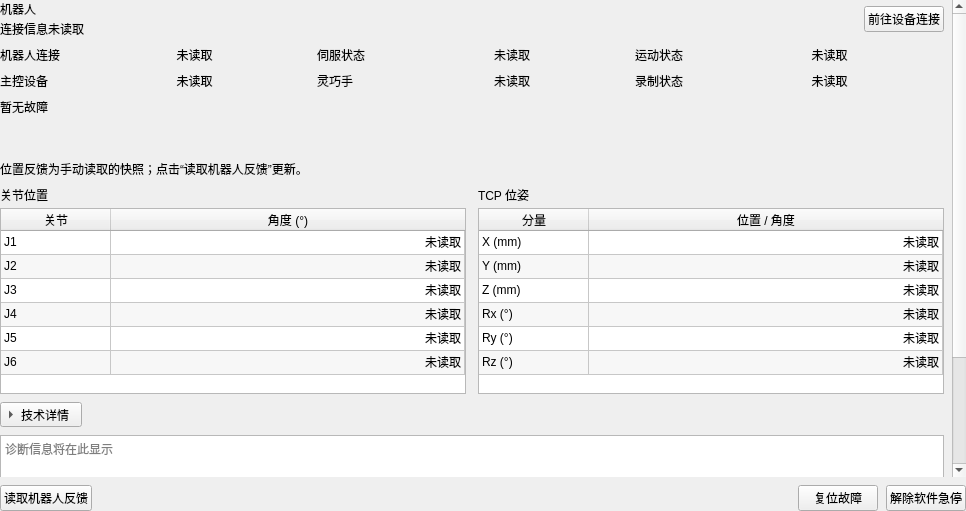
<?xml version='1.0' encoding='utf-8'?>
<ui version="4.0">
 <class>RobotStatusPage</class>
 <widget class="QWidget" name="RobotStatusPage">
  <property name="geometry">
   <rect>
    <x>0</x>
    <y>0</y>
    <width>966</width>
    <height>511</height>
   </rect>
  </property>
  <property name="sizePolicy">
   <sizepolicy hsizetype="Expanding" vsizetype="Ignored">
    <horstretch>0</horstretch>
    <verstretch>0</verstretch>
   </sizepolicy>
  </property>
  <layout class="QVBoxLayout" name="robot_page_layout" stretch="1,0">
   <property name="leftMargin">
    <number>0</number>
   </property>
   <property name="topMargin">
    <number>0</number>
   </property>
   <property name="rightMargin">
    <number>0</number>
   </property>
   <property name="bottomMargin">
    <number>0</number>
   </property>
   <property name="spacing">
    <number>8</number>
   </property>
   <item>
    <widget class="QScrollArea" name="robot_content_scroll">
     <property name="sizePolicy">
      <sizepolicy hsizetype="Expanding" vsizetype="Expanding">
       <horstretch>0</horstretch>
       <verstretch>0</verstretch>
      </sizepolicy>
     </property>
     <property name="frameShape">
      <enum>QFrame::NoFrame</enum>
     </property>
     <property name="horizontalScrollBarPolicy">
      <enum>Qt::ScrollBarAlwaysOff</enum>
     </property>
     <property name="widgetResizable">
      <bool>true</bool>
     </property>
     <widget class="QWidget" name="robot_content_widget">
      <property name="sizePolicy">
       <sizepolicy hsizetype="Expanding" vsizetype="Preferred">
        <horstretch>0</horstretch>
        <verstretch>0</verstretch>
       </sizepolicy>
      </property>
      <layout class="QVBoxLayout" name="robot_content_layout">
       <property name="leftMargin">
        <number>0</number>
       </property>
       <property name="topMargin">
        <number>0</number>
       </property>
       <property name="rightMargin">
        <number>8</number>
       </property>
       <property name="bottomMargin">
        <number>8</number>
       </property>
       <property name="spacing">
        <number>8</number>
       </property>
       <item>
        <layout class="QHBoxLayout" name="robot_header_layout" stretch="1,0">
         <property name="leftMargin">
          <number>0</number>
         </property>
         <property name="topMargin">
          <number>0</number>
         </property>
         <property name="rightMargin">
          <number>0</number>
         </property>
         <property name="bottomMargin">
          <number>0</number>
         </property>
         <property name="spacing">
          <number>8</number>
         </property>
         <item>
          <layout class="QVBoxLayout" name="robot_identity_layout">
           <property name="leftMargin">
            <number>0</number>
           </property>
           <property name="topMargin">
            <number>0</number>
           </property>
           <property name="rightMargin">
            <number>0</number>
           </property>
           <property name="bottomMargin">
            <number>0</number>
           </property>
           <property name="spacing">
            <number>2</number>
           </property>
           <item>
            <widget class="QLabel" name="robot_identity_label">
             <property name="text">
              <string>机器人</string>
             </property>
             <property name="role" stdset="0">
              <string notr="true">sectionTitle</string>
             </property>
             <property name="wordWrap">
              <bool>true</bool>
             </property>
             <property name="sizePolicy">
              <sizepolicy hsizetype="Expanding" vsizetype="Preferred">
               <horstretch>0</horstretch>
               <verstretch>0</verstretch>
              </sizepolicy>
             </property>
            </widget>
           </item>
           <item>
            <widget class="QLabel" name="robot_endpoint_label">
             <property name="text">
              <string>连接信息未读取</string>
             </property>
             <property name="role" stdset="0">
              <string notr="true">mutedText</string>
             </property>
             <property name="wordWrap">
              <bool>true</bool>
             </property>
             <property name="sizePolicy">
              <sizepolicy hsizetype="Expanding" vsizetype="Preferred">
               <horstretch>0</horstretch>
               <verstretch>0</verstretch>
              </sizepolicy>
             </property>
            </widget>
           </item>
          </layout>
         </item>
         <item>
          <widget class="QPushButton" name="robot_connection_button">
           <property name="sizePolicy">
            <sizepolicy hsizetype="Minimum" vsizetype="Fixed">
             <horstretch>0</horstretch>
             <verstretch>0</verstretch>
            </sizepolicy>
           </property>
           <property name="text">
            <string>前往设备连接</string>
           </property>
           <property name="role" stdset="0">
            <string notr="true">quiet</string>
           </property>
           <property name="toolTip">
            <string>打开设备连接页面</string>
           </property>
          </widget>
         </item>
        </layout>
       </item>
       <item>
        <layout class="QGridLayout" name="robot_summary_grid" columnstretch="1,1,1">
         <property name="leftMargin">
          <number>0</number>
         </property>
         <property name="topMargin">
          <number>0</number>
         </property>
         <property name="rightMargin">
          <number>0</number>
         </property>
         <property name="bottomMargin">
          <number>0</number>
         </property>
         <property name="spacing">
          <number>8</number>
         </property>
         <item row="0" column="0">
          <widget class="QWidget" name="robot_connection_summary">
           <layout class="QHBoxLayout" name="robot_connection_layout" stretch="0,1">
            <property name="leftMargin">
             <number>0</number>
            </property>
            <property name="topMargin">
             <number>0</number>
            </property>
            <property name="rightMargin">
             <number>0</number>
            </property>
            <property name="bottomMargin">
             <number>0</number>
            </property>
            <property name="spacing">
             <number>8</number>
            </property>
            <item>
             <widget class="QLabel" name="robot_connection_label">
              <property name="text">
               <string>机器人连接</string>
              </property>
              <property name="role" stdset="0">
               <string notr="true">mutedText</string>
              </property>
              <property name="minimumSize">
               <size>
                <width>72</width>
                <height>0</height>
               </size>
              </property>
             </widget>
            </item>
            <item>
             <widget class="QLabel" name="robot_connection_value">
              <property name="text">
               <string>未读取</string>
              </property>
              <property name="role" stdset="0">
               <string notr="true">statusPill</string>
              </property>
              <property name="wordWrap">
               <bool>true</bool>
              </property>
              <property name="sizePolicy">
               <sizepolicy hsizetype="Expanding" vsizetype="Preferred">
                <horstretch>0</horstretch>
                <verstretch>0</verstretch>
               </sizepolicy>
              </property>
              <property name="alignment">
               <set>Qt::AlignCenter</set>
              </property>
             </widget>
            </item>
           </layout>
          </widget>
         </item>
         <item row="0" column="1">
          <widget class="QWidget" name="robot_servo_summary">
           <layout class="QHBoxLayout" name="robot_servo_layout" stretch="0,1">
            <property name="leftMargin">
             <number>0</number>
            </property>
            <property name="topMargin">
             <number>0</number>
            </property>
            <property name="rightMargin">
             <number>0</number>
            </property>
            <property name="bottomMargin">
             <number>0</number>
            </property>
            <property name="spacing">
             <number>8</number>
            </property>
            <item>
             <widget class="QLabel" name="robot_servo_label">
              <property name="text">
               <string>伺服状态</string>
              </property>
              <property name="role" stdset="0">
               <string notr="true">mutedText</string>
              </property>
              <property name="minimumSize">
               <size>
                <width>72</width>
                <height>0</height>
               </size>
              </property>
             </widget>
            </item>
            <item>
             <widget class="QLabel" name="robot_servo_value">
              <property name="text">
               <string>未读取</string>
              </property>
              <property name="role" stdset="0">
               <string notr="true">statusPill</string>
              </property>
              <property name="wordWrap">
               <bool>true</bool>
              </property>
              <property name="sizePolicy">
               <sizepolicy hsizetype="Expanding" vsizetype="Preferred">
                <horstretch>0</horstretch>
                <verstretch>0</verstretch>
               </sizepolicy>
              </property>
              <property name="alignment">
               <set>Qt::AlignCenter</set>
              </property>
             </widget>
            </item>
           </layout>
          </widget>
         </item>
         <item row="0" column="2">
          <widget class="QWidget" name="robot_motion_summary">
           <layout class="QHBoxLayout" name="robot_motion_layout" stretch="0,1">
            <property name="leftMargin">
             <number>0</number>
            </property>
            <property name="topMargin">
             <number>0</number>
            </property>
            <property name="rightMargin">
             <number>0</number>
            </property>
            <property name="bottomMargin">
             <number>0</number>
            </property>
            <property name="spacing">
             <number>8</number>
            </property>
            <item>
             <widget class="QLabel" name="robot_motion_label">
              <property name="text">
               <string>运动状态</string>
              </property>
              <property name="role" stdset="0">
               <string notr="true">mutedText</string>
              </property>
              <property name="minimumSize">
               <size>
                <width>72</width>
                <height>0</height>
               </size>
              </property>
             </widget>
            </item>
            <item>
             <widget class="QLabel" name="robot_motion_value">
              <property name="text">
               <string>未读取</string>
              </property>
              <property name="role" stdset="0">
               <string notr="true">statusPill</string>
              </property>
              <property name="wordWrap">
               <bool>true</bool>
              </property>
              <property name="sizePolicy">
               <sizepolicy hsizetype="Expanding" vsizetype="Preferred">
                <horstretch>0</horstretch>
                <verstretch>0</verstretch>
               </sizepolicy>
              </property>
              <property name="alignment">
               <set>Qt::AlignCenter</set>
              </property>
             </widget>
            </item>
           </layout>
          </widget>
         </item>
         <item row="1" column="0">
          <widget class="QWidget" name="robot_master_summary">
           <layout class="QHBoxLayout" name="robot_master_layout" stretch="0,1">
            <property name="leftMargin">
             <number>0</number>
            </property>
            <property name="topMargin">
             <number>0</number>
            </property>
            <property name="rightMargin">
             <number>0</number>
            </property>
            <property name="bottomMargin">
             <number>0</number>
            </property>
            <property name="spacing">
             <number>8</number>
            </property>
            <item>
             <widget class="QLabel" name="robot_master_label">
              <property name="text">
               <string>主控设备</string>
              </property>
              <property name="role" stdset="0">
               <string notr="true">mutedText</string>
              </property>
              <property name="minimumSize">
               <size>
                <width>72</width>
                <height>0</height>
               </size>
              </property>
             </widget>
            </item>
            <item>
             <widget class="QLabel" name="robot_master_value">
              <property name="text">
               <string>未读取</string>
              </property>
              <property name="role" stdset="0">
               <string notr="true">statusPill</string>
              </property>
              <property name="wordWrap">
               <bool>true</bool>
              </property>
              <property name="sizePolicy">
               <sizepolicy hsizetype="Expanding" vsizetype="Preferred">
                <horstretch>0</horstretch>
                <verstretch>0</verstretch>
               </sizepolicy>
              </property>
              <property name="alignment">
               <set>Qt::AlignCenter</set>
              </property>
             </widget>
            </item>
           </layout>
          </widget>
         </item>
         <item row="1" column="1">
          <widget class="QWidget" name="robot_hand_summary">
           <layout class="QHBoxLayout" name="robot_hand_layout" stretch="0,1">
            <property name="leftMargin">
             <number>0</number>
            </property>
            <property name="topMargin">
             <number>0</number>
            </property>
            <property name="rightMargin">
             <number>0</number>
            </property>
            <property name="bottomMargin">
             <number>0</number>
            </property>
            <property name="spacing">
             <number>8</number>
            </property>
            <item>
             <widget class="QLabel" name="robot_hand_label">
              <property name="text">
               <string>灵巧手</string>
              </property>
              <property name="role" stdset="0">
               <string notr="true">mutedText</string>
              </property>
              <property name="minimumSize">
               <size>
                <width>72</width>
                <height>0</height>
               </size>
              </property>
             </widget>
            </item>
            <item>
             <widget class="QLabel" name="robot_hand_value">
              <property name="text">
               <string>未读取</string>
              </property>
              <property name="role" stdset="0">
               <string notr="true">statusPill</string>
              </property>
              <property name="wordWrap">
               <bool>true</bool>
              </property>
              <property name="sizePolicy">
               <sizepolicy hsizetype="Expanding" vsizetype="Preferred">
                <horstretch>0</horstretch>
                <verstretch>0</verstretch>
               </sizepolicy>
              </property>
              <property name="alignment">
               <set>Qt::AlignCenter</set>
              </property>
             </widget>
            </item>
           </layout>
          </widget>
         </item>
         <item row="1" column="2">
          <widget class="QWidget" name="robot_recording_summary">
           <layout class="QHBoxLayout" name="robot_recording_layout" stretch="0,1">
            <property name="leftMargin">
             <number>0</number>
            </property>
            <property name="topMargin">
             <number>0</number>
            </property>
            <property name="rightMargin">
             <number>0</number>
            </property>
            <property name="bottomMargin">
             <number>0</number>
            </property>
            <property name="spacing">
             <number>8</number>
            </property>
            <item>
             <widget class="QLabel" name="robot_recording_label">
              <property name="text">
               <string>录制状态</string>
              </property>
              <property name="role" stdset="0">
               <string notr="true">mutedText</string>
              </property>
              <property name="minimumSize">
               <size>
                <width>72</width>
                <height>0</height>
               </size>
              </property>
             </widget>
            </item>
            <item>
             <widget class="QLabel" name="robot_recording_value">
              <property name="text">
               <string>未读取</string>
              </property>
              <property name="role" stdset="0">
               <string notr="true">statusPill</string>
              </property>
              <property name="wordWrap">
               <bool>true</bool>
              </property>
              <property name="sizePolicy">
               <sizepolicy hsizetype="Expanding" vsizetype="Preferred">
                <horstretch>0</horstretch>
                <verstretch>0</verstretch>
               </sizepolicy>
              </property>
              <property name="alignment">
               <set>Qt::AlignCenter</set>
              </property>
             </widget>
            </item>
           </layout>
          </widget>
         </item>
        </layout>
       </item>
       <item>
        <layout class="QVBoxLayout" name="robot_fault_layout">
         <property name="leftMargin">
          <number>0</number>
         </property>
         <property name="topMargin">
          <number>0</number>
         </property>
         <property name="rightMargin">
          <number>0</number>
         </property>
         <property name="bottomMargin">
          <number>0</number>
         </property>
         <property name="spacing">
          <number>4</number>
         </property>
         <item>
          <widget class="QLabel" name="robot_fault_banner">
           <property name="text">
            <string>暂无故障</string>
           </property>
           <property name="role" stdset="0">
            <string notr="true">faultBanner</string>
           </property>
           <property name="wordWrap">
            <bool>true</bool>
           </property>
           <property name="visible">
            <bool>false</bool>
           </property>
          </widget>
         </item>
         <item>
          <widget class="QLabel" name="robot_fault_code">
           <property name="text">
            <string />
           </property>
           <property name="role" stdset="0">
            <string notr="true">mutedText</string>
           </property>
           <property name="wordWrap">
            <bool>true</bool>
           </property>
           <property name="visible">
            <bool>false</bool>
           </property>
          </widget>
         </item>
         <item>
          <widget class="QLabel" name="robot_fault_hint">
           <property name="text">
            <string />
           </property>
           <property name="role" stdset="0">
            <string notr="true">mutedText</string>
           </property>
           <property name="wordWrap">
            <bool>true</bool>
           </property>
           <property name="visible">
            <bool>false</bool>
           </property>
          </widget>
         </item>
        </layout>
       </item>
       <item>
        <widget class="QLabel" name="robot_feedback_hint">
         <property name="text">
          <string>位置反馈为手动读取的快照；点击“读取机器人反馈”更新。</string>
         </property>
         <property name="role" stdset="0">
          <string notr="true">mutedText</string>
         </property>
         <property name="wordWrap">
          <bool>true</bool>
         </property>
        </widget>
       </item>
       <item>
        <layout class="QHBoxLayout" name="robot_positions_layout" stretch="1,1">
         <property name="leftMargin">
          <number>0</number>
         </property>
         <property name="topMargin">
          <number>0</number>
         </property>
         <property name="rightMargin">
          <number>0</number>
         </property>
         <property name="bottomMargin">
          <number>0</number>
         </property>
         <property name="spacing">
          <number>12</number>
         </property>
         <item>
          <layout class="QVBoxLayout" name="robot_joint_layout_column">
           <property name="leftMargin">
            <number>0</number>
           </property>
           <property name="topMargin">
            <number>0</number>
           </property>
           <property name="rightMargin">
            <number>0</number>
           </property>
           <property name="bottomMargin">
            <number>0</number>
           </property>
           <property name="spacing">
            <number>4</number>
           </property>
           <item>
            <widget class="QLabel" name="robot_joint_heading">
             <property name="text">
              <string>关节位置</string>
             </property>
             <property name="role" stdset="0">
              <string notr="true">sectionTitle</string>
             </property>
            </widget>
           </item>
           <item>
            <widget class="QTableWidget" name="robot_joint_table">
             <property name="sizePolicy">
              <sizepolicy hsizetype="Expanding" vsizetype="Fixed">
               <horstretch>0</horstretch>
               <verstretch>0</verstretch>
              </sizepolicy>
             </property>
             <property name="minimumSize">
              <size>
               <width>260</width>
               <height>186</height>
              </size>
             </property>
             <property name="maximumSize">
              <size>
               <width>16777215</width>
               <height>186</height>
              </size>
             </property>
             <property name="accessibleName">
              <string>关节位置</string>
             </property>
             <property name="editTriggers">
              <set>QAbstractItemView::NoEditTriggers</set>
             </property>
             <property name="alternatingRowColors">
              <bool>true</bool>
             </property>
             <property name="selectionMode">
              <enum>QAbstractItemView::ContiguousSelection</enum>
             </property>
             <property name="selectionBehavior">
              <enum>QAbstractItemView::SelectItems</enum>
             </property>
             <property name="horizontalScrollBarPolicy">
              <enum>Qt::ScrollBarAlwaysOff</enum>
             </property>
             <property name="verticalScrollBarPolicy">
              <enum>Qt::ScrollBarAlwaysOff</enum>
             </property>
             <property name="showGrid">
              <bool>true</bool>
             </property>
             <property name="wordWrap">
              <bool>false</bool>
             </property>
             <property name="rowCount">
              <number>6</number>
             </property>
             <property name="columnCount">
              <number>2</number>
             </property>
             <attribute name="horizontalHeaderDefaultSectionSize">
              <number>110</number>
             </attribute>
             <attribute name="horizontalHeaderStretchLastSection">
              <bool>true</bool>
             </attribute>
             <attribute name="verticalHeaderVisible">
              <bool>false</bool>
             </attribute>
             <attribute name="verticalHeaderDefaultSectionSize">
              <number>24</number>
             </attribute>
             <attribute name="verticalHeaderMinimumSectionSize">
              <number>24</number>
             </attribute>
             <row />
             <row />
             <row />
             <row />
             <row />
             <row />
             <column>
              <property name="text">
               <string>关节</string>
              </property>
             </column>
             <column>
              <property name="text">
               <string>角度 (°)</string>
              </property>
             </column>
             <item row="0" column="0">
              <property name="text">
               <string>J1</string>
              </property>
             </item>
             <item row="0" column="1">
              <property name="text">
               <string>未读取</string>
              </property>
              <property name="textAlignment">
               <set>Qt::AlignRight|Qt::AlignVCenter</set>
              </property>
             </item>
             <item row="1" column="0">
              <property name="text">
               <string>J2</string>
              </property>
             </item>
             <item row="1" column="1">
              <property name="text">
               <string>未读取</string>
              </property>
              <property name="textAlignment">
               <set>Qt::AlignRight|Qt::AlignVCenter</set>
              </property>
             </item>
             <item row="2" column="0">
              <property name="text">
               <string>J3</string>
              </property>
             </item>
             <item row="2" column="1">
              <property name="text">
               <string>未读取</string>
              </property>
              <property name="textAlignment">
               <set>Qt::AlignRight|Qt::AlignVCenter</set>
              </property>
             </item>
             <item row="3" column="0">
              <property name="text">
               <string>J4</string>
              </property>
             </item>
             <item row="3" column="1">
              <property name="text">
               <string>未读取</string>
              </property>
              <property name="textAlignment">
               <set>Qt::AlignRight|Qt::AlignVCenter</set>
              </property>
             </item>
             <item row="4" column="0">
              <property name="text">
               <string>J5</string>
              </property>
             </item>
             <item row="4" column="1">
              <property name="text">
               <string>未读取</string>
              </property>
              <property name="textAlignment">
               <set>Qt::AlignRight|Qt::AlignVCenter</set>
              </property>
             </item>
             <item row="5" column="0">
              <property name="text">
               <string>J6</string>
              </property>
             </item>
             <item row="5" column="1">
              <property name="text">
               <string>未读取</string>
              </property>
              <property name="textAlignment">
               <set>Qt::AlignRight|Qt::AlignVCenter</set>
              </property>
             </item>
            </widget>
           </item>
          </layout>
         </item>
         <item>
          <layout class="QVBoxLayout" name="robot_tcp_layout_column">
           <property name="leftMargin">
            <number>0</number>
           </property>
           <property name="topMargin">
            <number>0</number>
           </property>
           <property name="rightMargin">
            <number>0</number>
           </property>
           <property name="bottomMargin">
            <number>0</number>
           </property>
           <property name="spacing">
            <number>4</number>
           </property>
           <item>
            <widget class="QLabel" name="robot_tcp_heading">
             <property name="text">
              <string>TCP 位姿</string>
             </property>
             <property name="role" stdset="0">
              <string notr="true">sectionTitle</string>
             </property>
            </widget>
           </item>
           <item>
            <widget class="QTableWidget" name="robot_tcp_table">
             <property name="sizePolicy">
              <sizepolicy hsizetype="Expanding" vsizetype="Fixed">
               <horstretch>0</horstretch>
               <verstretch>0</verstretch>
              </sizepolicy>
             </property>
             <property name="minimumSize">
              <size>
               <width>260</width>
               <height>186</height>
              </size>
             </property>
             <property name="maximumSize">
              <size>
               <width>16777215</width>
               <height>186</height>
              </size>
             </property>
             <property name="accessibleName">
              <string>TCP 位姿</string>
             </property>
             <property name="editTriggers">
              <set>QAbstractItemView::NoEditTriggers</set>
             </property>
             <property name="alternatingRowColors">
              <bool>true</bool>
             </property>
             <property name="selectionMode">
              <enum>QAbstractItemView::ContiguousSelection</enum>
             </property>
             <property name="selectionBehavior">
              <enum>QAbstractItemView::SelectItems</enum>
             </property>
             <property name="horizontalScrollBarPolicy">
              <enum>Qt::ScrollBarAlwaysOff</enum>
             </property>
             <property name="verticalScrollBarPolicy">
              <enum>Qt::ScrollBarAlwaysOff</enum>
             </property>
             <property name="showGrid">
              <bool>true</bool>
             </property>
             <property name="wordWrap">
              <bool>false</bool>
             </property>
             <property name="rowCount">
              <number>6</number>
             </property>
             <property name="columnCount">
              <number>2</number>
             </property>
             <attribute name="horizontalHeaderDefaultSectionSize">
              <number>110</number>
             </attribute>
             <attribute name="horizontalHeaderStretchLastSection">
              <bool>true</bool>
             </attribute>
             <attribute name="verticalHeaderVisible">
              <bool>false</bool>
             </attribute>
             <attribute name="verticalHeaderDefaultSectionSize">
              <number>24</number>
             </attribute>
             <attribute name="verticalHeaderMinimumSectionSize">
              <number>24</number>
             </attribute>
             <row />
             <row />
             <row />
             <row />
             <row />
             <row />
             <column>
              <property name="text">
               <string>分量</string>
              </property>
             </column>
             <column>
              <property name="text">
               <string>位置 / 角度</string>
              </property>
             </column>
             <item row="0" column="0">
              <property name="text">
               <string>X (mm)</string>
              </property>
             </item>
             <item row="0" column="1">
              <property name="text">
               <string>未读取</string>
              </property>
              <property name="textAlignment">
               <set>Qt::AlignRight|Qt::AlignVCenter</set>
              </property>
             </item>
             <item row="1" column="0">
              <property name="text">
               <string>Y (mm)</string>
              </property>
             </item>
             <item row="1" column="1">
              <property name="text">
               <string>未读取</string>
              </property>
              <property name="textAlignment">
               <set>Qt::AlignRight|Qt::AlignVCenter</set>
              </property>
             </item>
             <item row="2" column="0">
              <property name="text">
               <string>Z (mm)</string>
              </property>
             </item>
             <item row="2" column="1">
              <property name="text">
               <string>未读取</string>
              </property>
              <property name="textAlignment">
               <set>Qt::AlignRight|Qt::AlignVCenter</set>
              </property>
             </item>
             <item row="3" column="0">
              <property name="text">
               <string>Rx (°)</string>
              </property>
             </item>
             <item row="3" column="1">
              <property name="text">
               <string>未读取</string>
              </property>
              <property name="textAlignment">
               <set>Qt::AlignRight|Qt::AlignVCenter</set>
              </property>
             </item>
             <item row="4" column="0">
              <property name="text">
               <string>Ry (°)</string>
              </property>
             </item>
             <item row="4" column="1">
              <property name="text">
               <string>未读取</string>
              </property>
              <property name="textAlignment">
               <set>Qt::AlignRight|Qt::AlignVCenter</set>
              </property>
             </item>
             <item row="5" column="0">
              <property name="text">
               <string>Rz (°)</string>
              </property>
             </item>
             <item row="5" column="1">
              <property name="text">
               <string>未读取</string>
              </property>
              <property name="textAlignment">
               <set>Qt::AlignRight|Qt::AlignVCenter</set>
              </property>
             </item>
            </widget>
           </item>
          </layout>
         </item>
        </layout>
       </item>
       <item>
        <layout class="QHBoxLayout" name="robot_details_toggle_layout">
         <property name="leftMargin">
          <number>0</number>
         </property>
         <property name="topMargin">
          <number>0</number>
         </property>
         <property name="rightMargin">
          <number>0</number>
         </property>
         <property name="bottomMargin">
          <number>0</number>
         </property>
         <property name="spacing">
          <number>8</number>
         </property>
         <item>
          <widget class="QToolButton" name="robot_details_toggle">
           <property name="sizePolicy">
            <sizepolicy hsizetype="Minimum" vsizetype="Fixed">
             <horstretch>0</horstretch>
             <verstretch>0</verstretch>
            </sizepolicy>
           </property>
           <property name="text">
            <string>技术详情</string>
           </property>
           <property name="checkable">
            <bool>true</bool>
           </property>
           <property name="checked">
            <bool>false</bool>
           </property>
           <property name="toolButtonStyle">
            <enum>Qt::ToolButtonTextBesideIcon</enum>
           </property>
           <property name="arrowType">
            <enum>Qt::RightArrow</enum>
           </property>
           <property name="toolTip">
            <string>展开版本、配置和诊断信息</string>
           </property>
          </widget>
         </item>
         <item>
          <spacer name="robot_details_toggle_spacer">
           <property name="orientation">
            <enum>Qt::Horizontal</enum>
           </property>
           <property name="sizeHint">
            <size>
             <width>20</width>
             <height>0</height>
            </size>
           </property>
          </spacer>
         </item>
        </layout>
       </item>
       <item>
        <widget class="QWidget" name="robot_technical_panel">
         <property name="visible">
          <bool>false</bool>
         </property>
         <layout class="QVBoxLayout" name="robot_technical_layout">
          <property name="leftMargin">
           <number>0</number>
          </property>
          <property name="topMargin">
           <number>0</number>
          </property>
          <property name="rightMargin">
           <number>0</number>
          </property>
          <property name="bottomMargin">
           <number>0</number>
          </property>
          <property name="spacing">
           <number>6</number>
          </property>
          <item>
           <widget class="QPlainTextEdit" name="robot_details">
            <property name="sizePolicy">
             <sizepolicy hsizetype="Expanding" vsizetype="Fixed">
              <horstretch>0</horstretch>
              <verstretch>0</verstretch>
             </sizepolicy>
            </property>
            <property name="minimumSize">
             <size>
              <width>0</width>
              <height>96</height>
             </size>
            </property>
            <property name="maximumSize">
             <size>
              <width>16777215</width>
              <height>140</height>
             </size>
            </property>
            <property name="readOnly">
             <bool>true</bool>
            </property>
            <property name="lineWrapMode">
             <enum>QPlainTextEdit::NoWrap</enum>
            </property>
            <property name="placeholderText">
             <string>诊断信息将在此显示</string>
            </property>
            <property name="accessibleName">
             <string>机器人技术详情</string>
            </property>
           </widget>
          </item>
          <item>
           <layout class="QHBoxLayout" name="robot_details_actions_layout">
            <property name="leftMargin">
             <number>0</number>
            </property>
            <property name="topMargin">
             <number>0</number>
            </property>
            <property name="rightMargin">
             <number>0</number>
            </property>
            <property name="bottomMargin">
             <number>0</number>
            </property>
            <property name="spacing">
             <number>8</number>
            </property>
            <item>
             <spacer name="robot_copy_details_spacer">
              <property name="orientation">
               <enum>Qt::Horizontal</enum>
              </property>
              <property name="sizeHint">
               <size>
                <width>20</width>
                <height>0</height>
               </size>
              </property>
             </spacer>
            </item>
            <item>
             <widget class="QPushButton" name="robot_copy_details_button">
              <property name="sizePolicy">
               <sizepolicy hsizetype="Minimum" vsizetype="Fixed">
                <horstretch>0</horstretch>
                <verstretch>0</verstretch>
               </sizepolicy>
              </property>
              <property name="text">
               <string>复制诊断信息</string>
              </property>
              <property name="role" stdset="0">
               <string notr="true">quiet</string>
              </property>
             </widget>
            </item>
           </layout>
          </item>
         </layout>
        </widget>
       </item>
       <item>
        <spacer name="robot_content_spacer">
         <property name="orientation">
          <enum>Qt::Vertical</enum>
         </property>
         <property name="sizeHint">
          <size>
           <width>0</width>
           <height>8</height>
          </size>
         </property>
        </spacer>
       </item>
      </layout>
     </widget>
    </widget>
   </item>
   <item>
    <layout class="QHBoxLayout" name="robot_actions_layout">
     <property name="leftMargin">
      <number>0</number>
     </property>
     <property name="topMargin">
      <number>0</number>
     </property>
     <property name="rightMargin">
      <number>0</number>
     </property>
     <property name="bottomMargin">
      <number>0</number>
     </property>
     <property name="spacing">
      <number>8</number>
     </property>
     <item>
      <widget class="QPushButton" name="robot_refresh_button">
       <property name="sizePolicy">
        <sizepolicy hsizetype="Minimum" vsizetype="Fixed">
         <horstretch>0</horstretch>
         <verstretch>0</verstretch>
        </sizepolicy>
       </property>
       <property name="text">
        <string>读取机器人反馈</string>
       </property>
       <property name="role" stdset="0">
        <string notr="true">primary</string>
       </property>
       <property name="toolTip">
        <string>手动读取关节位置、TCP 位姿及机器人状态</string>
       </property>
      </widget>
     </item>
     <item>
      <spacer name="robot_actions_spacer">
       <property name="orientation">
        <enum>Qt::Horizontal</enum>
       </property>
       <property name="sizeHint">
        <size>
         <width>20</width>
         <height>0</height>
        </size>
       </property>
      </spacer>
     </item>
     <item>
      <widget class="QPushButton" name="robot_reset_fault_button">
       <property name="sizePolicy">
        <sizepolicy hsizetype="Minimum" vsizetype="Fixed">
         <horstretch>0</horstretch>
         <verstretch>0</verstretch>
        </sizepolicy>
       </property>
       <property name="text">
        <string>复位故障</string>
       </property>
      </widget>
     </item>
     <item>
      <widget class="QPushButton" name="robot_reset_estop_button">
       <property name="sizePolicy">
        <sizepolicy hsizetype="Minimum" vsizetype="Fixed">
         <horstretch>0</horstretch>
         <verstretch>0</verstretch>
        </sizepolicy>
       </property>
       <property name="text">
        <string>解除软件急停</string>
       </property>
      </widget>
     </item>
    </layout>
   </item>
  </layout>
 </widget>
 <resources />
 <connections />
</ui>
